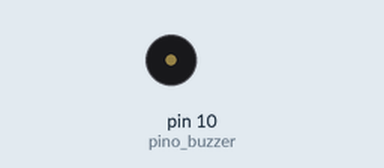
Recording of a sketch running on a simulated Arduino Uno, built with avr-gcc and run on an emulated ATmega328P. Shown: buzzer (waves = sounding).

Above: at 2.6 s.
At 8.12 s:
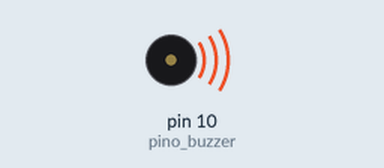
Timing chart, 0 to 8.4 s (numbered marks = the images above):
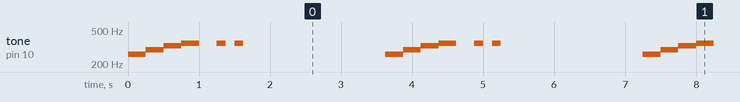

The sketch:

musiquinha_do_re_mi_fa_fa_fa.ino
```cpp
const int pino_buzzer = 10;

// frequencias das notas musicais
const int c = 261 ;
const int d = 293 ;
const int e = 329 ;
const int f = 349 ;
const int g = 391 ;
const int a = 440 ;
const int b = 493 ;

void setup() {
  pinMode(pino_buzzer, OUTPUT) ;
}

void loop() {

  // toca a nota Dó por 1 segundo
  tone(pino_buzzer, c) ;
  delay(250) ;

  // toca a nota Ré por 1 segundo
  tone(pino_buzzer, d) ;
  delay(250) ;

  // toca a nota Mi por 1 segundo
  tone(pino_buzzer, e) ;
  delay(250) ;

  // Toca a nota Fá por 1 segundo
  tone(pino_buzzer, f);
  delay(250);

  noTone(pino_buzzer);
  delay(250);


  // Toca a nota Fá por 1 segundo
  tone(pino_buzzer, f);
  delay(125);

  noTone(pino_buzzer);
  delay(125);

  // Toca a nota Fá por 1 segundo
  tone(pino_buzzer, f);
  delay(125);


  // Desliga o Buzzer por 2 segundos
  noTone(pino_buzzer);
  delay(2000);
}
```

Measured:
- by itself, tone on pin 10 (pino_buzzer): repeats every 3.6 s: 293 Hz 0.25 s, 329 Hz 0.25 s, 349 Hz 0.25 s, silent 0.25 s, 349 Hz 0.13 s, silent 0.13 s, 349 Hz 0.13 s, silent 2.0 s, 261 Hz 0.25 s
